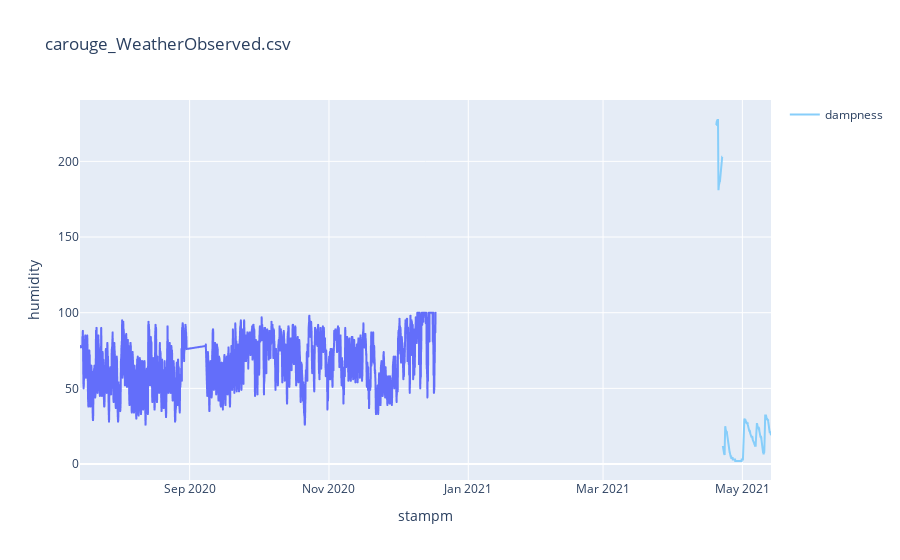

The notebook cell this image was saved under:
### Code cell
fig = px.line(weather[weather["stampm"]>start_time], x = 'stampm', y = 'humidity', title=filename)
fig.add_scatter(x = data['time'], y = data['value'], mode = 'lines', name = 'dampness',
               marker=dict(color='LightSkyBlue',
                            size=20))
#fig.update_layout(yaxis_range=[0,100])
fig.show()

### Figure 1 — Plotly figure (JSON) as saved in the notebook; plotly's stock layout.template omitted (floating-point values rounded to 4 significant figures; data arrays with more than 128 entries replaced by an {"elided": "..."} marker saying what was removed)
{"data": [{"hovertemplate": "stampm=%{x}<br>humidity=%{y}<extra></extra>", "legendgroup": "", "line": {"color": "#636efa", "dash": "solid"}, "mode": "lines", "name": "", "showlegend": false, "type": "scattergl", "x": {"elided": "24364 str values"}, "xaxis": "x", "y": {"elided": "24364 int values"}, "yaxis": "y"}, {"marker": {"color": "LightSkyBlue", "size": 20}, "mode": "lines", "name": "dampness", "type": "scatter", "x": {"elided": "1269 str values"}, "y": {"elided": "1269 int values"}}], "layout": {"legend": {"tracegroupgap": 0}, "title": {"text": "carouge_WeatherObserved.csv"}, "xaxis": {"anchor": "y", "domain": [0, 1], "title": {"text": "stampm"}}, "yaxis": {"anchor": "x", "domain": [0, 1], "title": {"text": "humidity"}}}}
